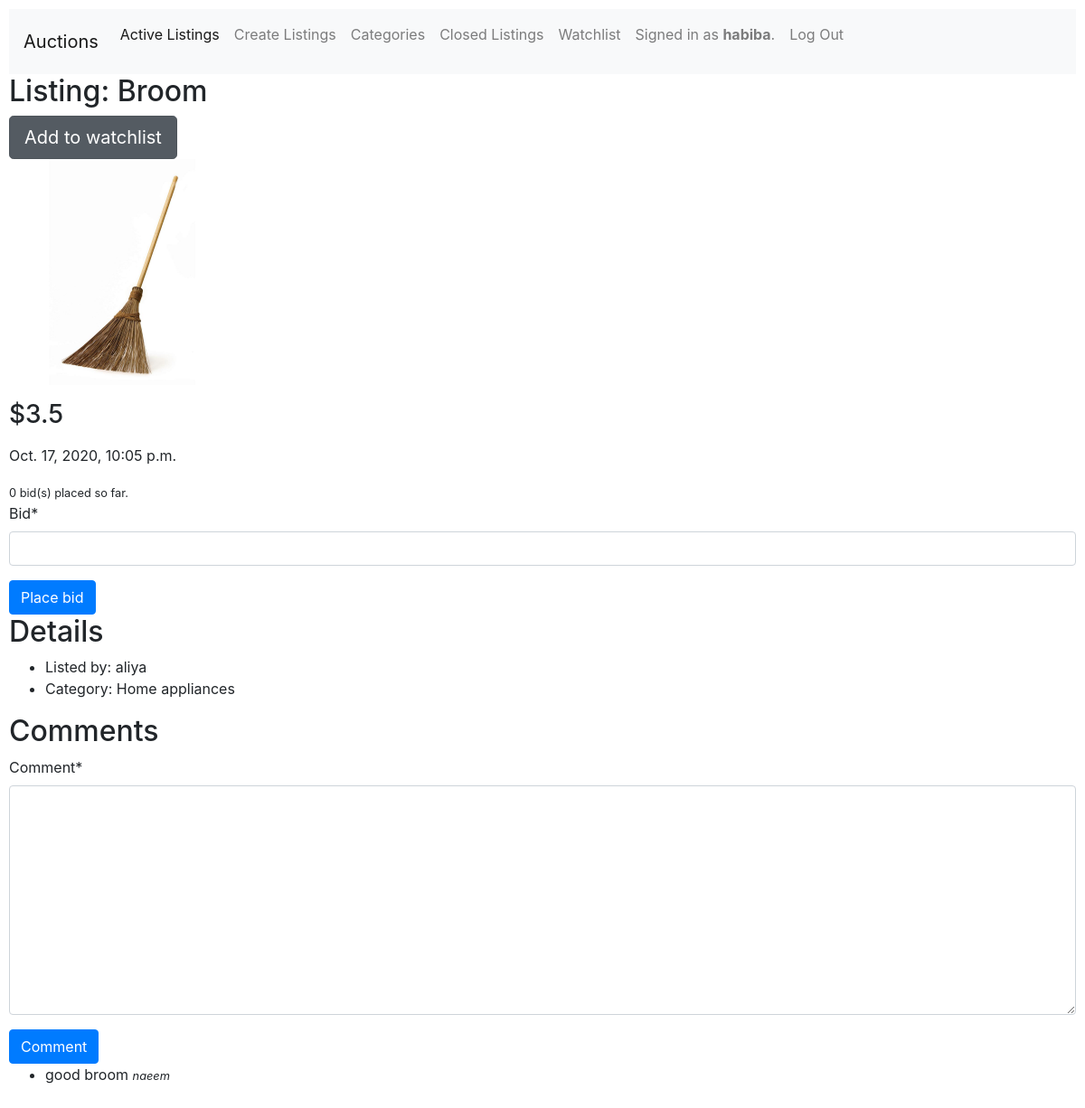
/16 (signed in), run on the app's committed database.
### auctions/models.py (models this page shows, shortened)
class User(AbstractUser):
    pass

class Listing(models.Model):
    title =  models.CharField(max_length = 100)
    picture = models.ImageField(upload_to = 'pic/%Y/%m/%d')
    detail = models.TextField()
    owner = models.ForeignKey(User, on_delete=models.CASCADE)
    created_at = models.DateTimeField(default=datetime.datetime.now)
    category = models.OneToOneField(Category, on_delete=models.DO_NOTHING)
    startingbid = models.FloatField(default=0)
    status = models.BooleanField(default=True)

class Category(models.Model):
    category = models.CharField(max_length = 100)
    def __str__(self):
        return f"{self.category}"

class Comment(models.Model):
    comment = models.TextField()
    user = models.ForeignKey(User, on_delete=models.CASCADE)
    listing = models.ForeignKey(Listing, on_delete=models.CASCADE)

### auctions/views.py (the view, shortened to what this page needs)
# urls.py: path("<int:id>", views.view_list, name="list"),
def view_list(request, id):
    listing = Listing.objects.get(id=id)
    if request.user.is_authenticated:
        try:
            watchlist = Watchlist.objects.get(user = request.user, listing = listing)
        except ObjectDoesNotExist:
            watchlist = None
        try:
            winner = Winner.objects.get(winner = request.user, listing = listing)
        except ObjectDoesNotExist:
            try:
                winner = Winner.objects.get(listing = listing)
            except ObjectDoesNotExist:
                winner = None
        print(watchlist)
        if listing.owner == request.user and listing.status:
            close = True
        else:
            close = False
    try:
        bids = Bid.objects.filter(listing=listing).count()
    except:
        bids = 0
    try:
        comments = Comment.objects.filter(listing=listing)
    except:
        comments = None
    bidform = BidForm()
    commentform = CommentForm()
    context = {
        "list": listing,
        "bidform": bidform,
        "watchlist": watchlist,
        "bids": bids,
        "close": close,
        "winner": winner,
        "commentform": commentform,
        "comments": comments
    }
    return render(request, "auctions/list.html", context)

### auctions/forms.py
class BidForm(ModelForm):
    class Meta:
        model = Bid
        fields = ['bid']

class CommentForm(ModelForm):
    class Meta:
        model = Comment
        fields = ['comment']

### auctions/templates/auctions/list.html (shortened to what this page needs)
{% extends "auctions/layout.html" %}
{% load crispy_forms_tags %}
{% block body %}
    {% if winner %}
        <div>
            <h2>Listing: {{ list.title }}</h2>
            {% if winner.winner == user %}
                <h3>You have won!</h3>
            {% endif %}
            <img src="{{ list.picture.url }}" >
            <p>{{ list.details }}</p>
            <p> <h3>${{ list.startingbid }}</h3></p>
            <p>{{list.created_at}}</p>
        </div>
    {% else %}
        <div>
            <h2>Listing: {{ list.title }}</h2>
            {% if request.user.is_authenticated %}
                {% if watchlist %}
                    <a class="btn btn-secondary btn-lg active" role="button" aria-pressed="true" href="{% url 'remove' list.id %}">Remove from watchlist</a>
                {% else %}
                    <a  class="btn btn-secondary btn-lg active" role="button" aria-pressed="true" href="{% url 'addwatchlist' list.id %}">Add to watchlist</a>
                {% endif %}
            {% endif %}
            <br>
            <img src="{{ list.picture.url }}" >
            <p> <h3>${{ list.startingbid }}</h3></p>
            <p>{{list.created_at}}</p>
        </div>
        <div>
            <form method="POST" action="{% url 'bid' list.id%}">
                <small>{{bids}} bid(s) placed so far.</small>
                {{ bidform|crispy}}
                <input class="btn btn-primary" type="submit" value="Place bid">
            </form>
        </div>
        <div>
            <h2>Details</h2>
            <ul>
                <li>Listed by: {{list.owner}}</li>
                <li>Category: {{list.category}}</li>
            </ul>
        </div>
        <div>
            <h2>Comments</h2>
            <form method="POST" action="{% url 'comment' list.id%}">
                {{ commentform|crispy}}
                <input class="btn btn-primary" type="submit" value="Comment">
            </form>
            {% if comments %}
                {% for comment in comments %}
                <ul>
                    <li>{{ comment.comment }}
                        <small><em>{{ comment.user }}</em></small>
                    </li>
                </ul>
                {% endfor %}
            {% endif %}
        </div>
    {%endif%}
{% endblock %}

### auctions/templates/auctions/layout.html (shortened to what this page needs)
{% load static %}
<!DOCTYPE html>
<html lang="en">
    <head>
        <link rel="stylesheet" href="https://stackpath.bootstrapcdn.com/bootstrap/4.4.1/css/bootstrap.min.css">
        <link href="{% static 'auctions/styles.css' %}" rel="stylesheet">
    </head>
    <body>
        <nav class="navbar navbar-expand-lg navbar-light bg-light">
            <a class="navbar-brand" href="#">Auctions</a>
            <div class="collapse navbar-collapse" id="navbarNavAltMarkup">
              <div class="navbar-nav">
                <a class="nav-item nav-link active" href="{% url 'index' %}">Active Listings <span class="sr-only">(current)</span></a>
                <a class="nav-item nav-link" href="{% url 'addlisting' %}">Create Listings</a>
                <a class="nav-item nav-link" href="{% url 'categories' %}">Categories</a>
                {% if user.is_authenticated %}
                    <a class="nav-item nav-link" href="{% url 'closed' %}">Closed Listings</a>
                    <a class="nav-item nav-link" href="{% url 'allwatchlist' %}">Watchlist</a>
                    <p class="nav-item nav-link" >Signed in as <strong>{{ user.username }}</strong>.</p>
                    <a class="nav-item nav-link" href="{% url 'logout' %}">Log Out</a>
                {% else %}
                    <a class="nav-item nav-link" href="{% url 'login' %}">Log In</a>
                    <a class="nav-item nav-link" href="{% url 'register' %}">Register</a>
                {% endif %}
              </div>
            </div>
          </nav>
        {% block body %}
        {% endblock %}
    </body>
</html>

### auctions/static/auctions/styles.css (style rules this page uses)
body { padding: 10px; }
img { max-width: 250px; max-height: 250px; }

### data on the page
User: username "habiba"
Listing: title "Broom", picture (picture), startingbid "3.5", created_at "Oct. 17, 2020, 10:05 p.m.", owner "aliya", category "Home appliances"
Comment: comment "good broom", user "naeem"

### other printed values
{{ bids }} "0"
